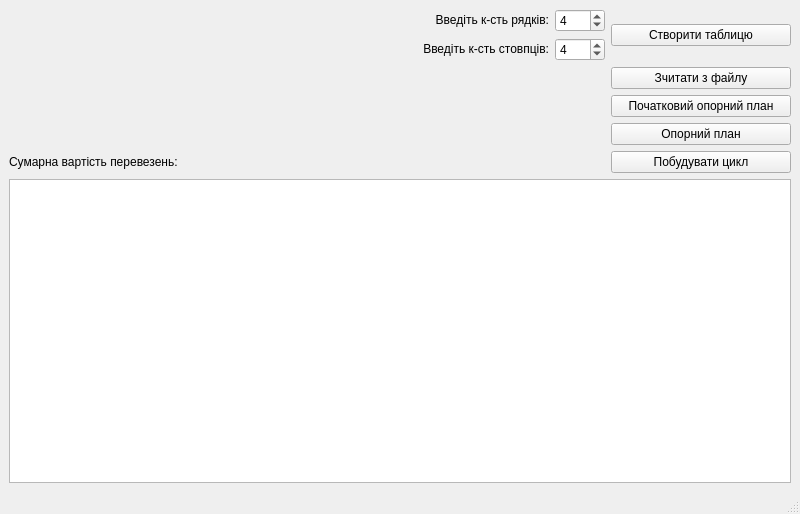
<?xml version="1.0" encoding="UTF-8"?>
<ui version="4.0">
 <class>MainWindow</class>
 <widget class="QMainWindow" name="MainWindow">
  <property name="geometry">
   <rect>
    <x>0</x>
    <y>0</y>
    <width>800</width>
    <height>514</height>
   </rect>
  </property>
  <property name="windowTitle">
   <string>MainWindow</string>
  </property>
  <widget class="QWidget" name="centralwidget">
   <layout class="QGridLayout" name="gridLayout">
    <item row="3" column="2">
     <widget class="QPushButton" name="InitialReferencePlanButton">
      <property name="maximumSize">
       <size>
        <width>180</width>
        <height>16777215</height>
       </size>
      </property>
      <property name="text">
       <string>Початковий опорний план</string>
      </property>
     </widget>
    </item>
    <item row="1" column="1">
     <widget class="QSpinBox" name="ColSpinBox">
      <property name="maximumSize">
       <size>
        <width>50</width>
        <height>16777215</height>
       </size>
      </property>
      <property name="minimum">
       <number>1</number>
      </property>
      <property name="maximum">
       <number>15</number>
      </property>
      <property name="value">
       <number>4</number>
      </property>
     </widget>
    </item>
    <item row="5" column="2">
     <widget class="QPushButton" name="CalculateCycleButton">
      <property name="maximumSize">
       <size>
        <width>180</width>
        <height>16777215</height>
       </size>
      </property>
      <property name="text">
       <string>Побудувати цикл</string>
      </property>
     </widget>
    </item>
    <item row="6" column="0" colspan="3">
     <widget class="QTableWidget" name="tableWidget">
      <property name="editTriggers">
       <set>QAbstractItemView::AllEditTriggers</set>
      </property>
      <property name="rowCount">
       <number>0</number>
      </property>
      <property name="columnCount">
       <number>0</number>
      </property>
      <attribute name="horizontalHeaderVisible">
       <bool>false</bool>
      </attribute>
      <attribute name="horizontalHeaderMinimumSectionSize">
       <number>41</number>
      </attribute>
      <attribute name="horizontalHeaderDefaultSectionSize">
       <number>131</number>
      </attribute>
      <attribute name="verticalHeaderVisible">
       <bool>false</bool>
      </attribute>
      <attribute name="verticalHeaderDefaultSectionSize">
       <number>30</number>
      </attribute>
     </widget>
    </item>
    <item row="1" column="0">
     <widget class="QLabel" name="ColLabel">
      <property name="text">
       <string>&lt;html&gt;&lt;head/&gt;&lt;body&gt;&lt;p align=&quot;right&quot;&gt;Введіть к-сть стовпців:&lt;/p&gt;&lt;/body&gt;&lt;/html&gt;</string>
      </property>
     </widget>
    </item>
    <item row="2" column="2">
     <widget class="QPushButton" name="EnterDataFromFileButton">
      <property name="maximumSize">
       <size>
        <width>180</width>
        <height>16777215</height>
       </size>
      </property>
      <property name="text">
       <string>Зчитати з файлу</string>
      </property>
     </widget>
    </item>
    <item row="0" column="2" rowspan="2">
     <widget class="QPushButton" name="CreateTableButton">
      <property name="maximumSize">
       <size>
        <width>180</width>
        <height>16777215</height>
       </size>
      </property>
      <property name="text">
       <string>Створити таблицю</string>
      </property>
     </widget>
    </item>
    <item row="0" column="1">
     <widget class="QSpinBox" name="RowSpinBox">
      <property name="minimum">
       <number>1</number>
      </property>
      <property name="maximum">
       <number>15</number>
      </property>
      <property name="value">
       <number>4</number>
      </property>
     </widget>
    </item>
    <item row="0" column="0">
     <widget class="QLabel" name="RowLabel">
      <property name="text">
       <string>&lt;html&gt;&lt;head/&gt;&lt;body&gt;&lt;p align=&quot;right&quot;&gt;Введіть к-сть рядків:&lt;/p&gt;&lt;/body&gt;&lt;/html&gt;</string>
      </property>
     </widget>
    </item>
    <item row="4" column="2">
     <widget class="QPushButton" name="PotentialMethodButton">
      <property name="text">
       <string>Опорний план</string>
      </property>
     </widget>
    </item>
    <item row="5" column="0">
     <widget class="QLabel" name="OptimalPlanLabel">
      <property name="text">
       <string>Сумарна вартість перевезень: </string>
      </property>
     </widget>
    </item>
   </layout>
  </widget>
  <widget class="QMenuBar" name="menubar">
   <property name="geometry">
    <rect>
     <x>0</x>
     <y>0</y>
     <width>800</width>
     <height>21</height>
    </rect>
   </property>
  </widget>
  <widget class="QStatusBar" name="statusBar"/>
 </widget>
 <resources/>
 <connections/>
</ui>
